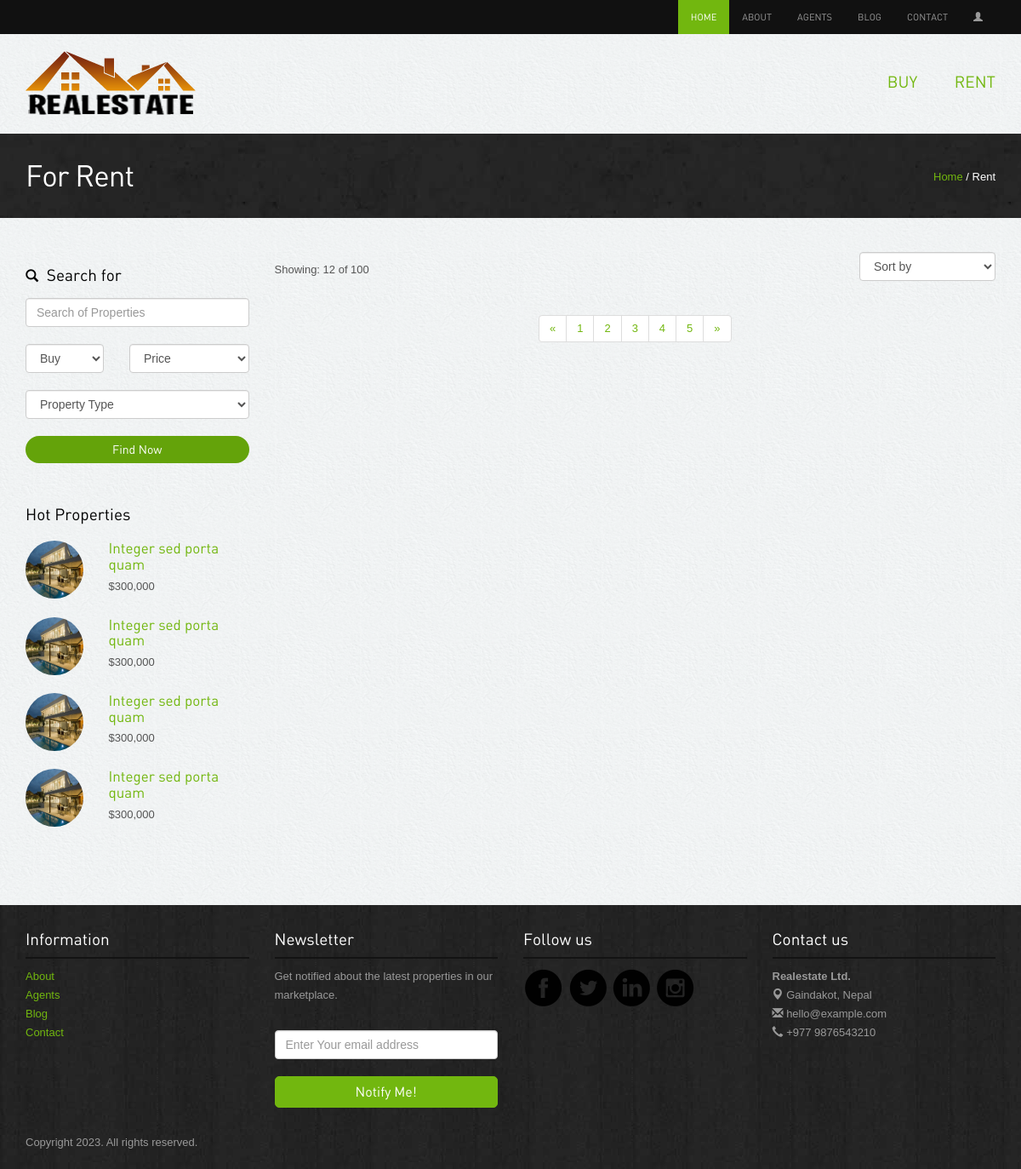
The app's page /rent/, older data.
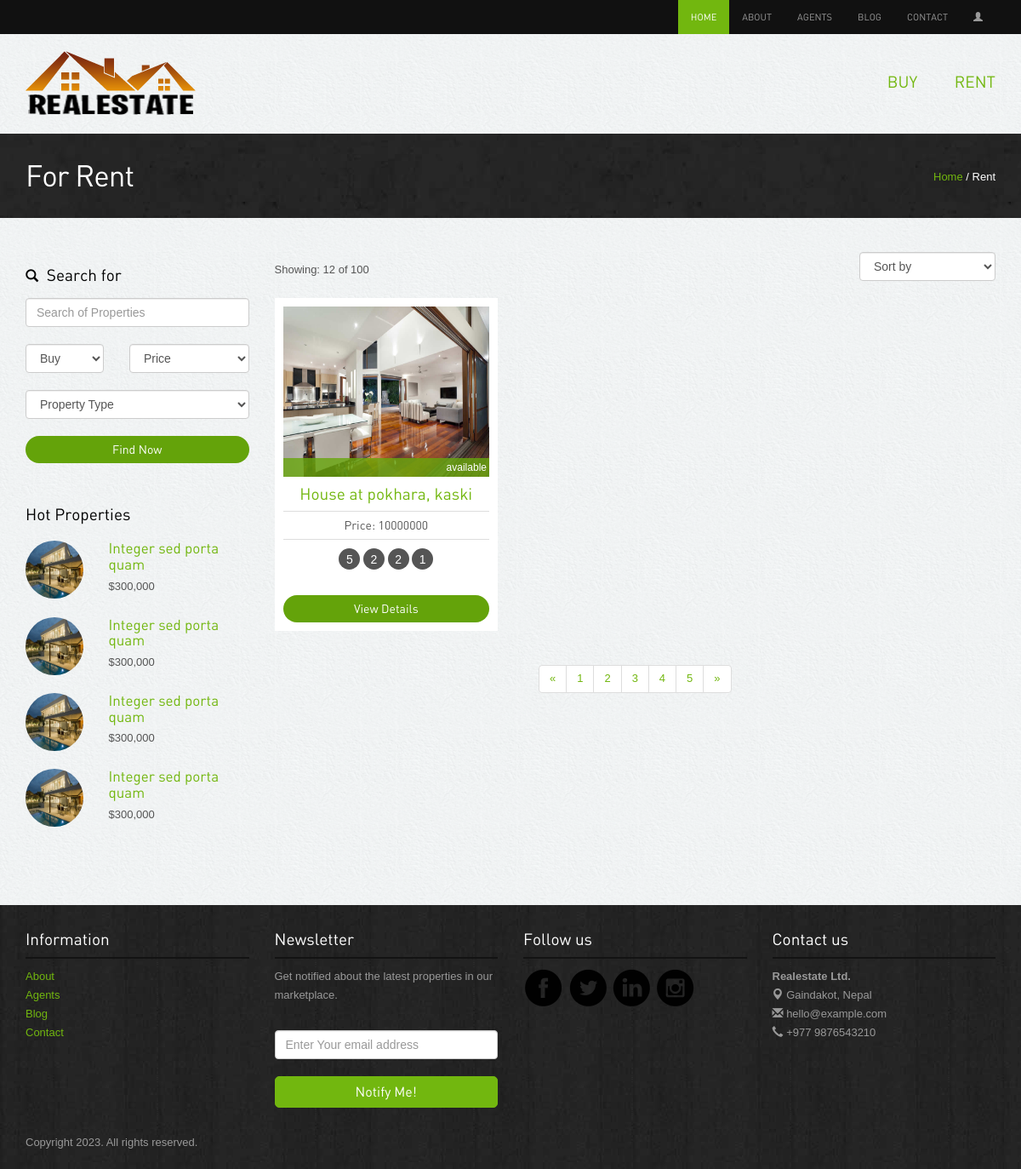
The same page, newer data.
### app/models.py (models this page shows)
class Property(models.Model):
    STATUS_CHOICES = [
        ("available", "Available"),
        ("rented", "Rented"),
        ("sold", "Sold"),
    ]
    TYPE_CHOICES = [
        ("House", "House"),
        ("Land", "Land"),
        ("Apartment", "Apartment"),
        ("Commercial", "Commercial"),
    ]
    FOR_CHOICES = [
        ("buyer", "Buyer"),
        ("renter", "Renter"),
    ]
    property_type = models.CharField(
        max_length=100, choices=TYPE_CHOICES, default="select"
    )
    property_for = models.CharField(
        max_length=20, choices=FOR_CHOICES, default="select"
    )
    image = models.ImageField(blank=True, upload_to=image_validations)
    price = models.CharField(max_length=20, blank=True)
    city = models.CharField(max_length=50)
    district = models.CharField(max_length=200)
    zip_code = models.CharField(max_length=20)
    description = models.TextField()
    status = models.CharField(
        max_length=20, choices=STATUS_CHOICES, default="available"
    )
    def __str__(self):
        return f"{self.property_type} at {self.city}, {self.district}"

### app/views.py (the view)
# urls.py: path("rent/", views.rentpage, name="rent"),
def rentpage(request):
    properties = Property.objects.filter(property_for="renter")
    return render(request, "rent.html", {"for_rent": properties})

### templates/rent.html (shortened to what the changed rows need)
{% extends 'home.html' %}
{% load static %}
{% block content %}
<div class="inside-banner">
  <div class="container">
    <h2>For Rent</h2>
  </div>
</div>
<div class="container">
  <div class="properties-listing spacer">
    <div class="row">
      <div class="col-lg-9 col-sm-8">
        <div class="row">
          {% for property in for_rent %}
          <div class="col-lg-4 col-sm-6">
            <div class="properties">
              <div class="image-holder"><img src="{{property.image.url}}" class="img-responsive" alt="properties"
                  style="width: 250px; height:200px;">
                <div class="status sold">{{property.status}}</div>
              </div>
              <h4><a href="{% url 'property-details' 'rent' property.pk %}">{{property}}</a></h4>
              <p class="price">Price: {{property.price}}</p>
              <div class="listing-detail"><span data-toggle="tooltip" data-placement="bottom"
                  data-original-title="Bed Room">5</span> <span data-toggle="tooltip" data-placement="bottom"
                  data-original-title="Living Room">2</span> <span data-toggle="tooltip" data-placement="bottom"
                  data-original-title="Parking">2</span> <span data-toggle="tooltip" data-placement="bottom"
                  data-original-title="Kitchen">1</span> </div>
              <a class="btn btn-primary" href="{% url 'property-details' 'rent' property.pk %}">View Details</a>
            </div>
          </div>
          {% endfor %}
        </div>
      </div>
    </div>
  </div>
</div>
{% endblock %}

Row changes from the older to the newer data that the page shows:
now on this page (row edited): Property: image (picture), status "available", property_type+city+district "House at pokhara, kaski", price "10000000"
